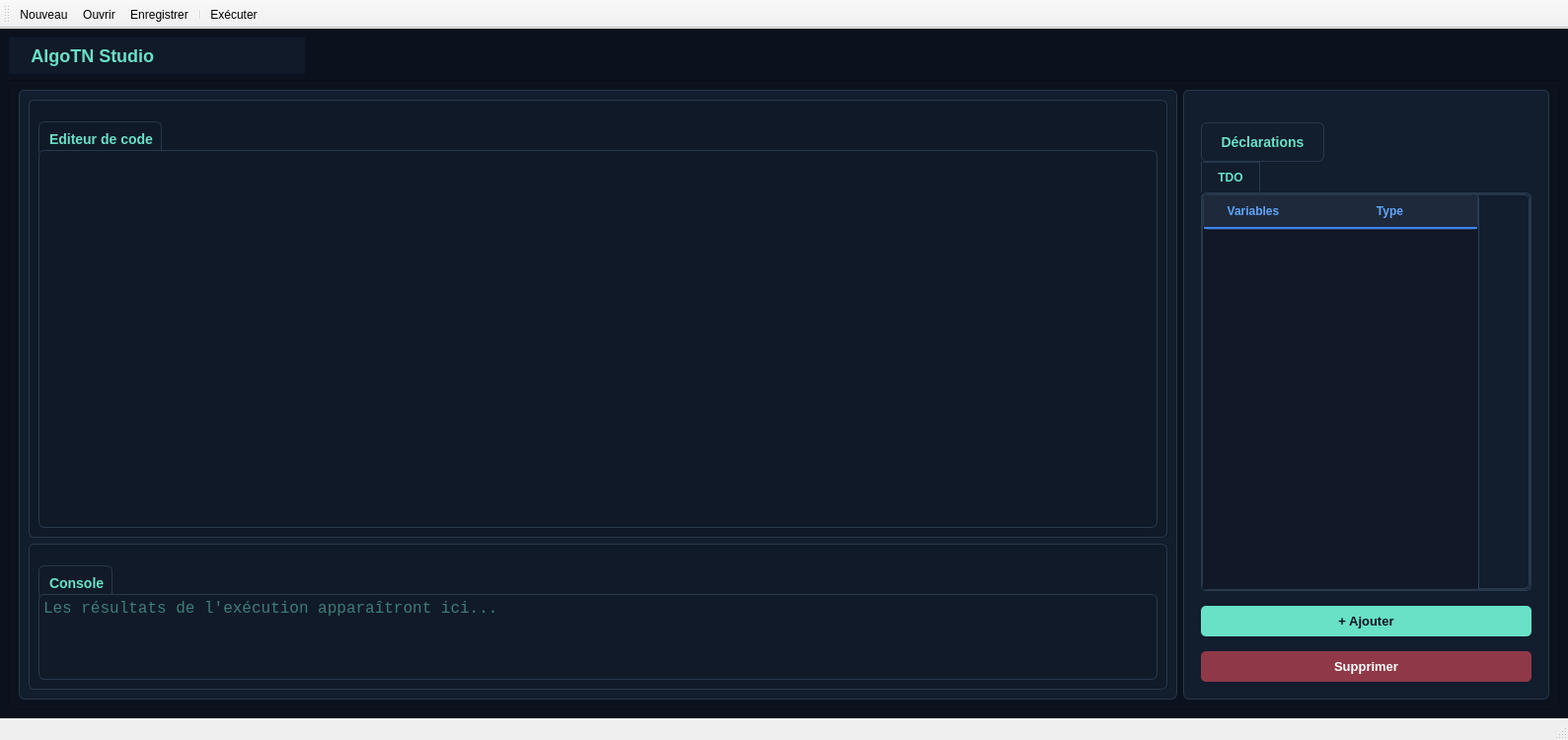
<?xml version="1.0" encoding="UTF-8"?>
<ui version="4.0">
 <class>MainWindow</class>
 <widget class="QMainWindow" name="MainWindow">
  <property name="geometry">
   <rect>
    <x>0</x>
    <y>0</y>
    <width>1589</width>
    <height>750</height>
   </rect>
  </property>
  <property name="sizePolicy">
   <sizepolicy hsizetype="Expanding" vsizetype="Expanding">
    <horstretch>0</horstretch>
    <verstretch>0</verstretch>
   </sizepolicy>
  </property>
  <property name="minimumSize">
   <size>
    <width>1000</width>
    <height>650</height>
   </size>
  </property>
  <property name="maximumSize">
   <size>
    <width>16777215</width>
    <height>16777215</height>
   </size>
  </property>
  <property name="windowTitle">
   <string>AlgoTN</string>
  </property>
  <property name="windowIcon">
   <iconset>
    <normaloff>../Icône de code turquoise sur fond bleu nuit.webp</normaloff>../Icône de code turquoise sur fond bleu nuit.webp</iconset>
  </property>
  <widget class="QWidget" name="centralwidget">
   <property name="sizePolicy">
    <sizepolicy hsizetype="Expanding" vsizetype="Expanding">
     <horstretch>0</horstretch>
     <verstretch>0</verstretch>
    </sizepolicy>
   </property>
   <property name="styleSheet">
    <string notr="true">
background-color: #0c121d;
</string>
   </property>
   <layout class="QVBoxLayout" name="verticalLayout_6">
    <item>
     <widget class="QLabel" name="label">
      <property name="sizePolicy">
       <sizepolicy hsizetype="Preferred" vsizetype="Fixed">
        <horstretch>0</horstretch>
        <verstretch>0</verstretch>
       </sizepolicy>
      </property>
      <property name="maximumSize">
       <size>
        <width>300</width>
        <height>50</height>
       </size>
      </property>
      <property name="styleSheet">
       <string notr="true">QLabel {
    background-color: #111a28;
    color: #68e1c6;
    font-size: 18px;
    font-weight: bold;
    padding: 8px;
}</string>
      </property>
      <property name="text">
       <string>&lt;/&gt;  AlgoTN Studio </string>
      </property>
     </widget>
    </item>
    <item>
     <widget class="QFrame" name="WorkSpaceWidget">
      <property name="sizePolicy">
       <sizepolicy hsizetype="Expanding" vsizetype="Expanding">
        <horstretch>0</horstretch>
        <verstretch>0</verstretch>
       </sizepolicy>
      </property>
      <property name="minimumSize">
       <size>
        <width>0</width>
        <height>300</height>
       </size>
      </property>
      <property name="styleSheet">
       <string notr="true">background-color: #0c121d;</string>
      </property>
      <property name="frameShape">
       <enum>QFrame::StyledPanel</enum>
      </property>
      <property name="frameShadow">
       <enum>QFrame::Raised</enum>
      </property>
      <layout class="QHBoxLayout" name="horizontalLayout" stretch="76,24">
       <item>
        <widget class="QFrame" name="EditorPanel">
         <property name="sizePolicy">
          <sizepolicy hsizetype="Expanding" vsizetype="Expanding">
           <horstretch>0</horstretch>
           <verstretch>0</verstretch>
          </sizepolicy>
         </property>
         <property name="maximumSize">
          <size>
           <width>16777215</width>
           <height>16777215</height>
          </size>
         </property>
         <property name="styleSheet">
          <string notr="true">background-color: #121d2d;
border: 1px solid #28384d;
border-radius: 6px;</string>
         </property>
         <property name="frameShape">
          <enum>QFrame::StyledPanel</enum>
         </property>
         <property name="frameShadow">
          <enum>QFrame::Raised</enum>
         </property>
         <layout class="QVBoxLayout" name="verticalLayout" stretch="75,25">
          <item>
           <widget class="QFrame" name="CodeWidget">
            <property name="sizePolicy">
             <sizepolicy hsizetype="Expanding" vsizetype="Expanding">
              <horstretch>0</horstretch>
              <verstretch>0</verstretch>
             </sizepolicy>
            </property>
            <property name="maximumSize">
             <size>
              <width>16777215</width>
              <height>16777215</height>
             </size>
            </property>
            <property name="font">
             <font>
              <kerning>true</kerning>
             </font>
            </property>
            <property name="styleSheet">
             <string notr="true">background-color: #101927; border: 1px solid #28384d; border-radius: 6px;</string>
            </property>
            <property name="frameShape">
             <enum>QFrame::StyledPanel</enum>
            </property>
            <property name="frameShadow">
             <enum>QFrame::Raised</enum>
            </property>
            <layout class="QVBoxLayout" name="verticalLayout_5">
             <item>
              <layout class="QVBoxLayout" name="verticalLayout_2">
               <item>
                <widget class="QLabel" name="CodeTitle">
                 <property name="sizePolicy">
                  <sizepolicy hsizetype="Expanding" vsizetype="Fixed">
                   <horstretch>0</horstretch>
                   <verstretch>0</verstretch>
                  </sizepolicy>
                 </property>
                 <property name="minimumSize">
                  <size>
                   <width>125</width>
                   <height>35</height>
                  </size>
                 </property>
                 <property name="maximumSize">
                  <size>
                   <width>100</width>
                   <height>10</height>
                  </size>
                 </property>
                 <property name="styleSheet">
                  <string notr="true">color: #68e1c6;
font-size: 14px;
font-weight: bold;
padding: 6px;</string>
                 </property>
                 <property name="text">
                  <string>Editeur de code</string>
                 </property>
                </widget>
               </item>
               <item>
                <widget class="QPlainTextEdit" name="CodeEditor">
                 <property name="font">
                  <font>
                   <family>Consolas</family>
                   <pointsize>13</pointsize>
                  </font>
                 </property>
                 <property name="styleSheet">
                  <string notr="true">QPlainTextEdit {
    background-color: #101927;
    color: #e6edf3;
    border: 1px solid #28384d;
    font-family: Consolas;
    font-size: 13pt;
    selection-background-color: #1b4d50;
    selection-color: #ffffff;
}</string>
                 </property>
                 <property name="plainText">
                  <string/>
                 </property>
                 <property name="placeholderText">
                  <string/>
                 </property>
                </widget>
               </item>
              </layout>
             </item>
            </layout>
           </widget>
          </item>
          <item>
           <widget class="QFrame" name="shellWidget">
            <property name="sizePolicy">
             <sizepolicy hsizetype="Expanding" vsizetype="Expanding">
              <horstretch>0</horstretch>
              <verstretch>0</verstretch>
             </sizepolicy>
            </property>
            <property name="maximumSize">
             <size>
              <width>16777215</width>
              <height>16777215</height>
             </size>
            </property>
            <property name="styleSheet">
             <string notr="true">background-color: #111a28; border: 1px solid #28384d; border-radius: 6px;</string>
            </property>
            <property name="frameShape">
             <enum>QFrame::StyledPanel</enum>
            </property>
            <property name="frameShadow">
             <enum>QFrame::Raised</enum>
            </property>
            <layout class="QVBoxLayout" name="verticalLayout_7">
             <item>
              <layout class="QVBoxLayout" name="verticalLayout_3">
               <item>
                <widget class="QLabel" name="ConsoleTitle">
                 <property name="sizePolicy">
                  <sizepolicy hsizetype="Expanding" vsizetype="Fixed">
                   <horstretch>0</horstretch>
                   <verstretch>0</verstretch>
                  </sizepolicy>
                 </property>
                 <property name="minimumSize">
                  <size>
                   <width>75</width>
                   <height>35</height>
                  </size>
                 </property>
                 <property name="maximumSize">
                  <size>
                   <width>50</width>
                   <height>10</height>
                  </size>
                 </property>
                 <property name="styleSheet">
                  <string notr="true">color: #68e1c6;
font-size: 14px;
font-weight: bold;
padding: 6px;</string>
                 </property>
                 <property name="text">
                  <string>Console</string>
                 </property>
                </widget>
               </item>
               <item>
                <widget class="QPlainTextEdit" name="ConsoleOutput">
                 <property name="styleSheet">
                  <string notr="true">background-color: #111a28;
color: #68e1c6;
border: 1px solid #28384d;
font-size: 12pt;
font-family: Consolas;</string>
                 </property>
                 <property name="lineWrapMode">
                  <enum>QPlainTextEdit::NoWrap</enum>
                 </property>
                 <property name="readOnly">
                  <bool>true</bool>
                 </property>
                 <property name="placeholderText">
                  <string>Les résultats de l'exécution apparaîtront ici...</string>
                 </property>
                </widget>
               </item>
              </layout>
             </item>
            </layout>
           </widget>
          </item>
         </layout>
        </widget>
       </item>
       <item>
        <widget class="QFrame" name="DeclarationPanel">
         <property name="enabled">
          <bool>true</bool>
         </property>
         <property name="sizePolicy">
          <sizepolicy hsizetype="Expanding" vsizetype="Expanding">
           <horstretch>0</horstretch>
           <verstretch>0</verstretch>
          </sizepolicy>
         </property>
         <property name="maximumSize">
          <size>
           <width>16777215</width>
           <height>16777215</height>
          </size>
         </property>
         <property name="styleSheet">
          <string notr="true">background-color: #121d2d; border: 1px solid #28384d; border-radius: 6px;</string>
         </property>
         <property name="frameShape">
          <enum>QFrame::StyledPanel</enum>
         </property>
         <property name="frameShadow">
          <enum>QFrame::Raised</enum>
         </property>
         <layout class="QVBoxLayout" name="verticalLayout_4">
          <item>
           <layout class="QVBoxLayout" name="verticalLayout_9" stretch="0,0,0,1">
            <property name="spacing">
             <number>15</number>
            </property>
            <property name="leftMargin">
             <number>8</number>
            </property>
            <property name="topMargin">
             <number>8</number>
            </property>
            <property name="rightMargin">
             <number>8</number>
            </property>
            <property name="bottomMargin">
             <number>8</number>
            </property>
            <item>
             <widget class="QLabel" name="DeclarationTitle_3">
              <property name="enabled">
               <bool>true</bool>
              </property>
              <property name="sizePolicy">
               <sizepolicy hsizetype="Expanding" vsizetype="Fixed">
                <horstretch>0</horstretch>
                <verstretch>0</verstretch>
               </sizepolicy>
              </property>
              <property name="minimumSize">
               <size>
                <width>125</width>
                <height>40</height>
               </size>
              </property>
              <property name="maximumSize">
               <size>
                <width>75</width>
                <height>10</height>
               </size>
              </property>
              <property name="styleSheet">
               <string notr="true">color: #68e1c6;
font-size: 14px;
font-weight: bold;
padding: 6px;</string>
              </property>
              <property name="text">
               <string>Déclarations</string>
              </property>
              <property name="alignment">
               <set>Qt::AlignCenter</set>
              </property>
             </widget>
            </item>
            <item>
             <widget class="QTabWidget" name="declarationTabs_3">
              <property name="maximumSize">
               <size>
                <width>16777215</width>
                <height>16777215</height>
               </size>
              </property>
              <property name="styleSheet">
               <string notr="true">
QTabWidget::pane {
    background-color: #121d2d;
    border: 1px solid #28384d;
    border-radius: 5px;
}

QTabBar::tab {
    background-color: #101927;
    color: #aab7c5;
    padding: 8px 16px;
    border: 1px solid #28384d;
    border-bottom: none;
}

QTabBar::tab:selected {
    background-color: #121d2d;
    color: #68e1c6;
    font-weight: bold;
}

QTabBar::tab:hover {
    background-color: #1b2a3d;
    color: #ffffff;
}
</string>
              </property>
              <property name="currentIndex">
               <number>0</number>
              </property>
              <widget class="QWidget" name="tdoTab_3">
               <property name="sizePolicy">
                <sizepolicy hsizetype="Expanding" vsizetype="Expanding">
                 <horstretch>0</horstretch>
                 <verstretch>0</verstretch>
                </sizepolicy>
               </property>
               <attribute name="title">
                <string>TDO</string>
               </attribute>
               <widget class="QWidget" name="verticalLayoutWidget_9">
                <property name="geometry">
                 <rect>
                  <x>-1</x>
                  <y>-1</y>
                  <width>281</width>
                  <height>721</height>
                 </rect>
                </property>
                <layout class="QVBoxLayout" name="verticalLayout_10">
                 <property name="sizeConstraint">
                  <enum>QLayout::SetNoConstraint</enum>
                 </property>
                 <item>
                  <widget class="QTableWidget" name="tdoTable_3">
                   <property name="minimumSize">
                    <size>
                     <width>150</width>
                     <height>0</height>
                    </size>
                   </property>
                   <property name="styleSheet">
                    <string notr="true">QTableWidget {
    background-color: #111827;
    alternate-background-color: #172338;
    color: #EAF2FF;
    gridline-color: #30445F;
    selection-background-color: #2563EB;
    selection-color: #FFFFFF;
    border: 1px solid #30445F;
    border-radius: 6px;
}

QTableWidget::item {
    background-color: #111827;
    color: #EAF2FF;
    padding: 6px;
    border: none;
}

QTableWidget::item:selected {
    background-color: #2563EB;
    color: #FFFFFF;
}

QHeaderView::section {
    background-color: #1E293B;
    color: #60A5FA;
    padding: 8px;
    border: none;
    border-bottom: 2px solid #3B82F6;
    font-weight: bold;
}

QTableCornerButton::section {
    background-color: #1E293B;
    border: none;
}
QComboBox {
    background-color: #172338;
    color: #EAF2FF;
    border: 1px solid #3B82F6;
    border-radius: 4px;
    padding: 4px;
}

QComboBox:hover {
    border: 1px solid #60A5FA;
}

QComboBox:focus {
    color: #FFFFFF;
    border: 1px solid #60A5FA;
}

QComboBox QAbstractItemView {
    background-color: #172338;
    color: #EAF2FF;
    selection-background-color: #2563EB;
    selection-color: #FFFFFF;
    outline: none;
}

QComboBox QAbstractItemView::item {
    color: #EAF2FF;
    padding: 5px;
}
QTableWidget QLineEdit:focus {
    color: #FFFFFF;
    background-color: #1E293B;
    border: 1px solid #60A5FA;
}</string>
                   </property>
                   <property name="editTriggers">
                    <set>QAbstractItemView::DoubleClicked</set>
                   </property>
                   <property name="alternatingRowColors">
                    <bool>true</bool>
                   </property>
                   <property name="selectionBehavior">
                    <enum>QAbstractItemView::SelectRows</enum>
                   </property>
                   <property name="columnCount">
                    <number>2</number>
                   </property>
                   <attribute name="horizontalHeaderStretchLastSection">
                    <bool>true</bool>
                   </attribute>
                   <column>
                    <property name="text">
                     <string>Variables</string>
                    </property>
                   </column>
                   <column>
                    <property name="text">
                     <string>Type</string>
                    </property>
                   </column>
                  </widget>
                 </item>
                </layout>
               </widget>
              </widget>
             </widget>
            </item>
            <item>
             <widget class="QPushButton" name="btnAddVariable">
              <property name="cursor">
               <cursorShape>PointingHandCursor</cursorShape>
              </property>
              <property name="styleSheet">
               <string notr="true">QPushButton {
    background-color: #68e1c6;
    color: #0c121d;
    font-size: 13px;
    font-weight: bold;
    border: none;
    border-radius: 5px;
    padding: 8px 15px;
}
QPushButton:hover {
    background-color: #83f0d5;
}
QPushButton:pressed {
    background-color: #45b99f;
}</string>
              </property>
              <property name="text">
               <string>+ Ajouter</string>
              </property>
             </widget>
            </item>
            <item>
             <widget class="QPushButton" name="btnDeleteVariable">
              <property name="cursor">
               <cursorShape>PointingHandCursor</cursorShape>
              </property>
              <property name="styleSheet">
               <string notr="true">QPushButton {
    background-color: #8f3948;
    color: white;
    font-size: 13px;
    font-weight: bold;
    border: none;
    border-radius: 5px;
    padding: 8px 15px;
}
QPushButton:hover {
    background-color: #b44759;
}
QPushButton:pressed {
    background-color: #71303c;
}</string>
              </property>
              <property name="text">
               <string>Supprimer</string>
              </property>
             </widget>
            </item>
           </layout>
          </item>
         </layout>
        </widget>
       </item>
      </layout>
     </widget>
    </item>
   </layout>
  </widget>
  <widget class="QStatusBar" name="statusBar"/>
  <widget class="QToolBar" name="MaintoolBar">
   <property name="windowTitle">
    <string>toolBar</string>
   </property>
   <attribute name="toolBarArea">
    <enum>TopToolBarArea</enum>
   </attribute>
   <attribute name="toolBarBreak">
    <bool>false</bool>
   </attribute>
   <addaction name="actionNouveau"/>
   <addaction name="actionouvrir"/>
   <addaction name="actionEnregistrer"/>
   <addaction name="separator"/>
   <addaction name="actionEx_cuter"/>
  </widget>
  <action name="actionNouveau">
   <property name="text">
    <string>Nouveau</string>
   </property>
   <property name="shortcut">
    <string>Ctrl+N</string>
   </property>
  </action>
  <action name="actionouvrir">
   <property name="text">
    <string>Ouvrir</string>
   </property>
   <property name="shortcut">
    <string>Ctrl+O</string>
   </property>
  </action>
  <action name="actionEnregistrer">
   <property name="text">
    <string>Enregistrer</string>
   </property>
   <property name="shortcut">
    <string>Ctrl+S</string>
   </property>
  </action>
  <action name="actionEx_cuter">
   <property name="text">
    <string>Exécuter</string>
   </property>
   <property name="shortcut">
    <string>F5</string>
   </property>
  </action>
  <action name="actionInserer">
   <property name="text">
    <string>Inserer</string>
   </property>
  </action>
 </widget>
 <resources/>
 <connections/>
</ui>
